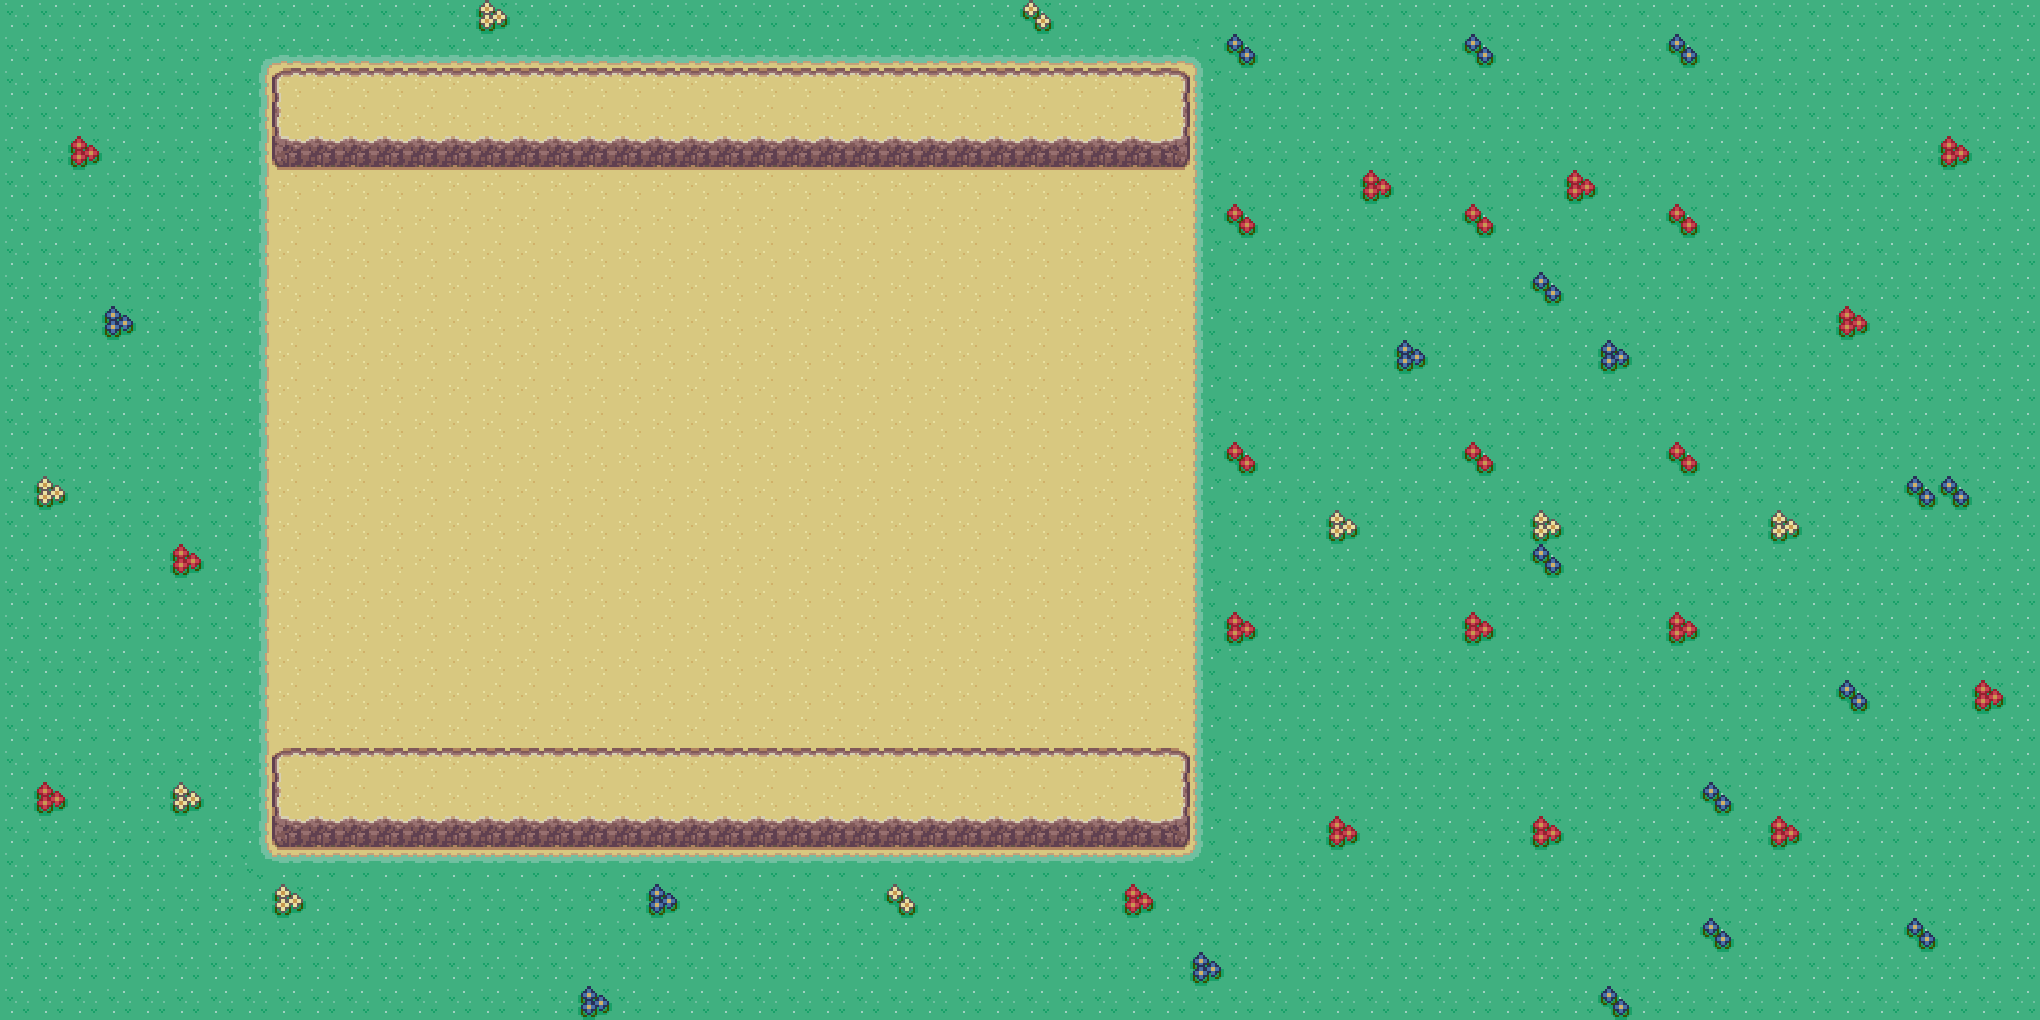

A level layout from a 2D game, rendered from its tile map. Below: a short description, then the map file with tile-grid data replaced by summaries:
An orthogonal 60x30 tile map with 34x34 px tiles, 1 tile layer (World).

<map version="1.2" tiledversion="1.2.5" orientation="orthogonal" renderorder="right-down" width="60" height="30" tilewidth="34" tileheight="34" infinite="0" nextlayerid="2" nextobjectid="1">
 <tileset firstgid="1" name="tileset" tilewidth="34" tileheight="34" tilecount="720" columns="24">
  <image source="tileset.png" width="816" height="1020" />
 </tileset>
 <layer id="1" name="World" width="60" height="30">
  <data>[1800 cells, 1800 non-empty, 26 distinct tile ids]</data>
 </layer>
</map>
